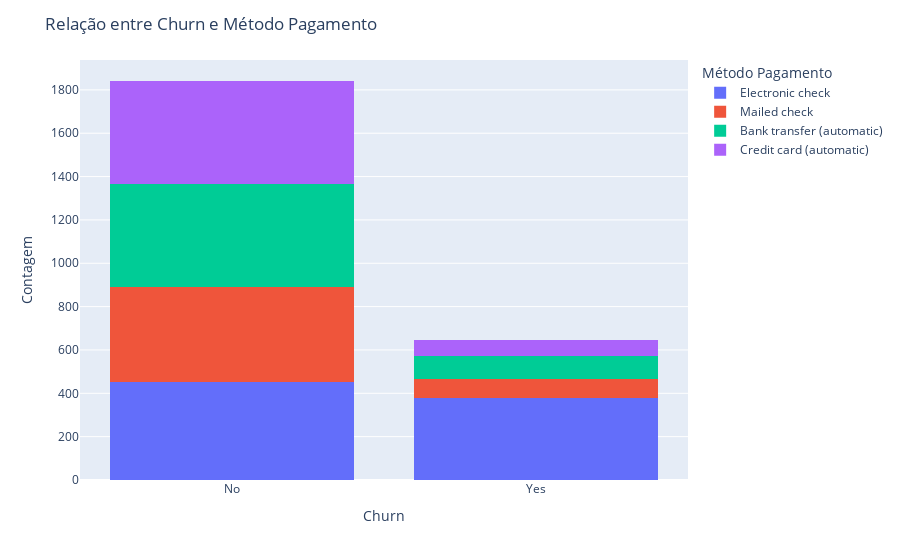

Here is the notebook cell this chart was saved with:
### Code cell
#Qual relação entre método de pagamento e churn
fig = px.histogram(df, x='Churn', color='PaymentMethod', barmode='stack')

fig.update_layout(title='Relação entre Churn e Método Pagamento',
                  xaxis_title='Churn',
                  yaxis_title='Contagem',
                  legend_title='Método Pagamento')
fig.show()

### Figure 1 — Plotly figure (JSON) as saved in the notebook; plotly's stock layout.template omitted (floating-point values rounded to 4 significant figures; data arrays with more than 128 entries replaced by an {"elided": "..."} marker saying what was removed)
{"data": [{"alignmentgroup": "True", "bingroup": "x", "hovertemplate": "PaymentMethod=Electronic check<br>Churn=%{x}<br>count=%{y}<extra></extra>", "legendgroup": "Electronic check", "marker": {"color": "#636efa", "pattern": {"shape": ""}}, "name": "Electronic check", "offsetgroup": "Electronic check", "orientation": "v", "showlegend": true, "type": "histogram", "x": {"elided": "830 str values"}, "xaxis": "x", "yaxis": "y"}, {"alignmentgroup": "True", "bingroup": "x", "hovertemplate": "PaymentMethod=Mailed check<br>Churn=%{x}<br>count=%{y}<extra></extra>", "legendgroup": "Mailed check", "marker": {"color": "#EF553B", "pattern": {"shape": ""}}, "name": "Mailed check", "offsetgroup": "Mailed check", "orientation": "v", "showlegend": true, "type": "histogram", "x": {"elided": "528 str values"}, "xaxis": "x", "yaxis": "y"}, {"alignmentgroup": "True", "bingroup": "x", "hovertemplate": "PaymentMethod=Bank transfer (automatic)<br>Churn=%{x}<br>count=%{y}<extra></extra>", "legendgroup": "Bank transfer (automatic)", "marker": {"color": "#00cc96", "pattern": {"shape": ""}}, "name": "Bank transfer (automatic)", "offsetgroup": "Bank transfer (automatic)", "orientation": "v", "showlegend": true, "type": "histogram", "x": {"elided": "579 str values"}, "xaxis": "x", "yaxis": "y"}, {"alignmentgroup": "True", "bingroup": "x", "hovertemplate": "PaymentMethod=Credit card (automatic)<br>Churn=%{x}<br>count=%{y}<extra></extra>", "legendgroup": "Credit card (automatic)", "marker": {"color": "#ab63fa", "pattern": {"shape": ""}}, "name": "Credit card (automatic)", "offsetgroup": "Credit card (automatic)", "orientation": "v", "showlegend": true, "type": "histogram", "x": {"elided": "551 str values"}, "xaxis": "x", "yaxis": "y"}], "layout": {"barmode": "stack", "legend": {"title": {"text": "Método Pagamento"}, "tracegroupgap": 0}, "margin": {"t": 60}, "title": {"text": "Relação entre Churn e Método Pagamento"}, "xaxis": {"anchor": "y", "domain": [0, 1], "title": {"text": "Churn"}}, "yaxis": {"anchor": "x", "domain": [0, 1], "title": {"text": "Contagem"}}}}
